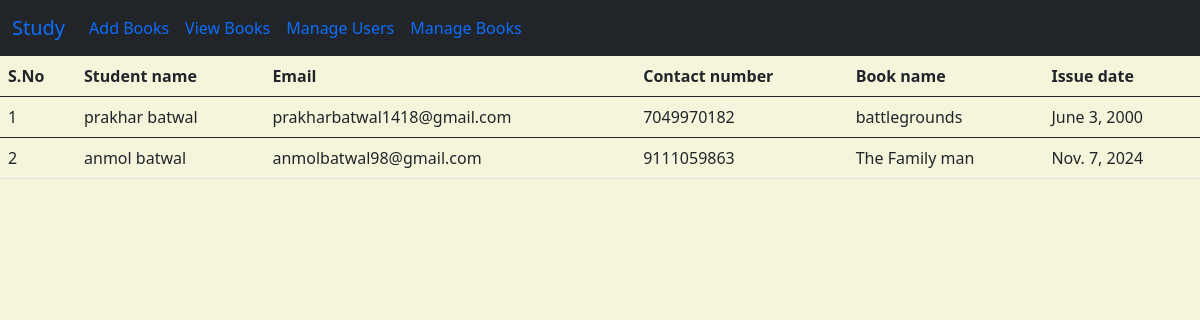
The app's page /Manage_books with its own data.
### Library/models.py (models this page shows, shortened)
class Issue(models.Model):
    name = models.CharField(max_length=150)
    e_mail = models.EmailField()
    contact_number = models.CharField(max_length=15)
    issue_date = models.DateField()
    book_name = models.CharField(max_length=100)

### Library/views.py (the view)
# urls.py: path('Manage_books',views.manage_books , name= "Manage_Books"),
def manage_books(request):
    issues = Issue.objects.all()
    return render(request , 'Manage_books.html' , {'Issues':issues})

### templates/Manage_books.html (shortened to what this page needs)
<!DOCTYPE html>
<html lang="en">
<head>
    <link
    href="https://cdn.jsdelivr.net/npm/bootstrap@5.0.2/dist/css/bootstrap.min.css"
    rel="stylesheet"
  />
</head>
<body>
    <nav class="navbar navbar-expand-lg bg-dark">
        <div class="container-fluid">
          <a class="navbar-brand" href="Study">Study</a>
          <div class="collapse navbar-collapse" id="navbarSupportedContent">
            <ul class="navbar-nav me-auto mb-2 mb-lg-0">
              <li class="nav-item">
                <a class="nav-link active" aria-current="page" href="Add_Books"
                  >Add Books</a
                >
              </li>
              <li class="nav-item">
                <a class="nav-link" href="View_Books">View Books</a>
              </li>
              <li class="nav-item dropdown">
                <a class="nav-link" href="Manage_Users" role="button" aria-expanded="false">
                  Manage Users
                </a>
              </li>
              <li class="nav-item dropdown">
                <a class="nav-link" href="Manage_books" role="button" aria-expanded="false">
                  Manage Books
                </a>
              </li>
            </ul>
          </div>
        </div>
      </nav>
      <table class="table">
        <thead>
          <tr>
            <th scope="col">S.No</th>
            <th scope="col">Student name</th>
            <th scope="col">Email</th>
            <th scope="col">Contact number</th>
            <th scope="col">Book name</th>
            <th scope="col">Issue date</th>
          </tr>
        </thead>
        {% for issue in Issues %}
        <tbody>
          <tr>
            <td>{{forloop.counter}}</td>
            <td>{{issue.name}}</td>
            <td>{{issue.e_mail}}</td>
            <td>{{issue.contact_number}}</td>
            <td>{{issue.book_name}}</td>
            <td>{{issue.issue_date}}</td>
          </tr>
          {% endfor %}
        </tbody>
      </table>
</body>
</html>

### templates/Manage_books.html (style rules this page uses)
body { background: beige; }

### records on screen
Issue: name "prakhar batwal", e_mail "prakharbatwal1418@gmail.com", contact_number "7049970182", book_name "battlegrounds", issue_date "June 3, 2000"
Issue: name "anmol batwal", e_mail "anmolbatwal98@gmail.com", contact_number "9111059863", book_name "The Family man", issue_date "Nov. 7, 2024"
